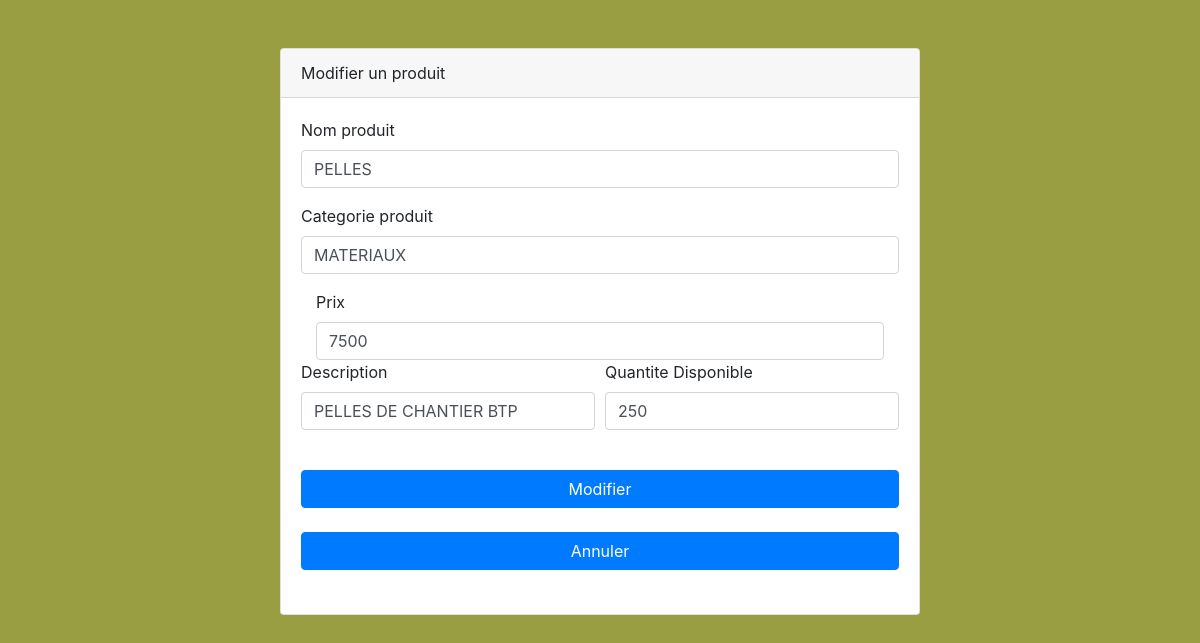
The app's page /modifproduit.php?id=4 with its own data.
### tables this page shows
CREATE TABLE `produit` (
  `id` int(11) NOT NULL,
  `nom_produit` varchar(100) NOT NULL,
  `categorie_produit` varchar(150) NOT NULL,
  `prix_produit` varchar(100) NOT NULL,
  `description_produit` varchar(255) NOT NULL,
  `quantite_disponible` int(100) NOT NULL
);

### modifproduit.php (the view, shortened to what this page needs)
<?php
  if ($_GET) {
  $id = $_GET['id'];
  $db = Database::connect();
  $modif = $db->Prepare("SELECT * FROM produit WHERE id = ?");
  $modif->execute(array($id));
  $afficher = $modif->fetch();
  }
  ?>
<!DOCTYPE html>
<html >
<head>
  <link rel="stylesheet" href="css/animation.css">
  <link href="vendor/bootstrap/css/bootstrap.min.css" rel="stylesheet">
  <link href="vendor/font-awesome/css/font-awesome.min.css" rel="stylesheet" type="text/css">
  <link href="css/sb-admin.css" rel="stylesheet">
</head>
<body style= "background-color:  #999E42">
  <div  class="animated bounceInLeft">
    <div class="card card-register mx-auto mt-5">
      <div class="card-header">Modifier un produit</div>
      <div class="card-body">
        <form method="post" action="traitementmodifproduit.php" role='form'>
          <div class="form-group">
            <div class="form-row">
              <div class="col-md-12">
                <label for="exampleInputName">Nom produit</label>
                <input class="form-control" id="exampleInputName" type="text"   name="nom_produit" value="<?php echo $afficher['nom_produit']; ?>" >
              </div>
            </div>
          </div>
        <div class="form-group">
            <label for="exampleInputEmail1">Categorie produit </label>
            <input class="form-control" id="exampleInputEmail1" type="TEXT" aria-describedby="emailHelp" name="categorie_produit" value="<?php echo $afficher['categorie_produit']; ?>" >
          </div>
          <div class="col-md-12">
                <label for="exampleInputName">Prix</label>
                <input class="form-control" id="exampleInputName" type="text"   name="prix_produit" value="<?php echo $afficher['prix_produit']; ?>" >
              </div>
          <div class="form-group">
            <div class="form-row">
              <div class="col-md-6">
                <label for="exampleInputPassword1">Description</label>
                <input class="form-control" id="exampleInputPassword1" type="TEXT" name="description_produit" value="<?php echo $afficher['description_produit']; ?>" >
              </div>
             <div class="col-md-6">
                <label for="exampleInputPassword1">Quantite Disponible</label>
                <input class="form-control" id="exampleInputPassword2" type="text" name="quantite_disponible" value="<?php echo $afficher['quantite_disponible']; ?>" >
              </div>
            </div>
          </div>
           <button type="submit" class="btn btn-primary btn-block" name="submit1">Modifier</button><br>
          <center>  <button class="btn btn-primary btn-block" type="button" name="else"><a href="produitsadmin.php"  style="color: white;">Annuler</a></button></center>
          <br>
        </form>
      </div>
    </div>
  </div>
</body>
</html>

### css/animation.css (style rules this page uses)
.bounceInLeft { -webkit-animation-name: bounceInLeft; animation-name: bounceInLeft; }
.animated { -webkit-animation-duration: 1s; animation-duration: 1s; -webkit-animation-fill-mode: both; animation-fill-mode: both; }

### css/sb-admin.css (style rules this page uses)
html { position: relative; min-height: 100%; }
body { overflow-x: hidden; }
.card-register { max-width: 40rem; }

### records on screen
produit: nom_produit "PELLES", categorie_produit "MATERIAUX", prix_produit "7500", description_produit "PELLES DE CHANTIER BTP", quantite_disponible "250"
